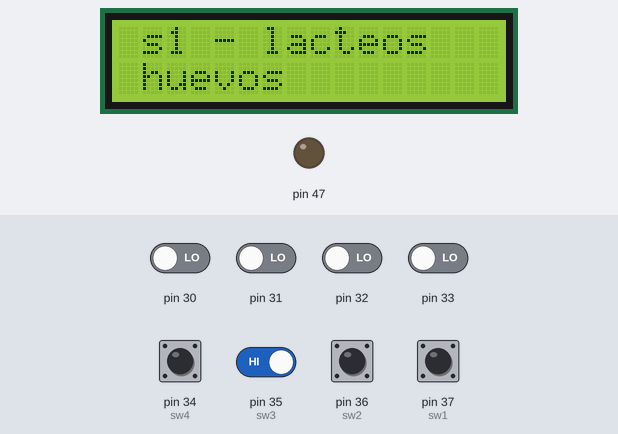
This sketch was run on a simulated Arduino Mega 2560, built with avr-gcc and run on an emulated ATmega2560. Shown: 16×2 character LCD, output pins drawn as LEDs (lit = HIGH). The test bench sets the inputs (shaded band); at power-on: pin 34 (sw4), pin 35 (sw3), pin 36 (sw2), pin 37 (sw1) HIGH, pin 30–33 LOW.

Above: at 4.1 s.
At 21.5 s:
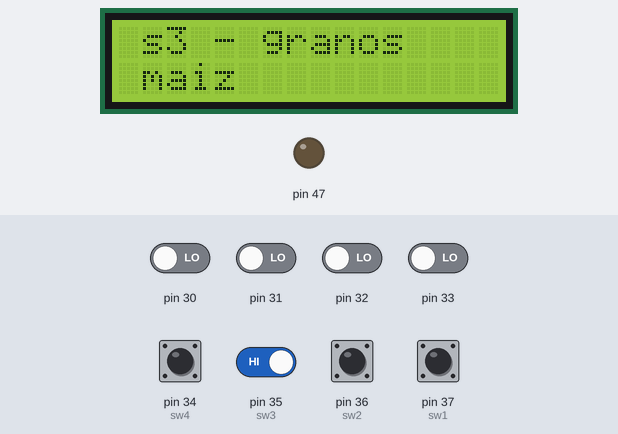
21.6 s: pin 30 driven HIGH and pin 35 (sw3) driven LOW
At 25.4 s:
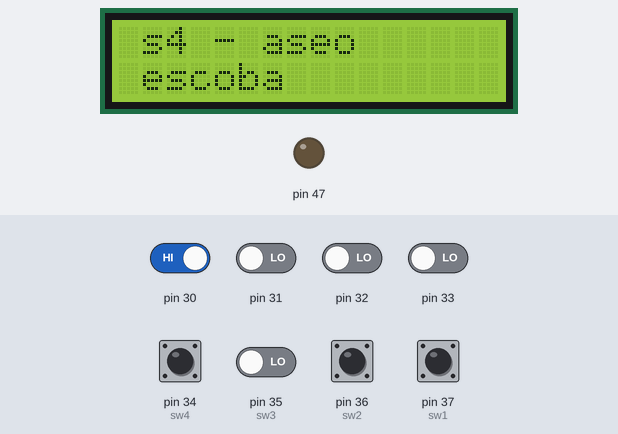
At 41.4 s:
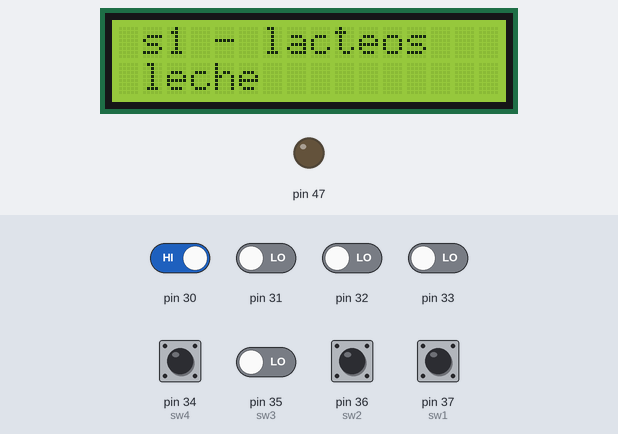
Timing chart, 0 to 42.9 s (numbered marks = the images above; inputs shaded):
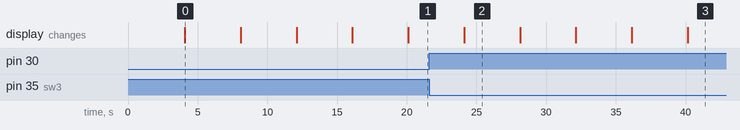

The sketch:

PracticaFinal.ino
```cpp
#include <Keypad.h>
#include <LiquidCrystal.h>               //agrega la libreria del LCD
const byte filas = 4;                    //define las 4 filas del teclado
const byte columnas = 3;                 //define las 3 columnas del teclado
char teclas[filas][columnas] =           //inicializa filas y columnas
{
  {'1','2','3'},
  {'4','5','6'},
  {'7','8','9'},
  {'*','0','#'}
};

#define sw1 PINC, 0
#define sw2 PINC, 1
#define sw3 PINC, 2
#define sw4 PINC, 3


byte pinesfilas[filas] = {21,20,19,18};    //define los pines digitales de las cuatro filas
byte pinescolumnas[columnas] = {17,16,15}; //define los pines digitales de las tres columnas
Keypad teclado = Keypad( makeKeymap(teclas), pinesfilas,  pinescolumnas, filas, columnas ); //lectura del teclado
Keypad teclado2 = Keypad( makeKeymap(teclas), pinesfilas,  pinescolumnas, filas, columnas ); //lectura del teclado


LiquidCrystal lcd(48,49,45,44,43,42);    //inicializa la libreria y define los pines digitales para el LCD

char* almacen[10][3]; //matriz donde se guardan los productos, las secciones y cuantos hay en stock
int cantidad[10]; //arreglo de la cantidad de productos
char* secciones[5]; //arreglo de secciones
char pp;
char cp;

void setup() {
  pinMode(47,OUTPUT);
  digitalWrite(47,0);
  lcd.begin(16,2);
  stock();
}

void loop() {
  if(bitRead(PINC, sw1)==HIGH){
    lcd.setCursor(1,0);
    lcd.print("Bienvenido!!");
  }
  else if (bitRead(PINC, sw2)==LOW && bitRead(PINC, sw3)==LOW && bitRead(PINC, sw4)==LOW){
    lcd.clear();
  }

  if (bitRead(PINC, sw2)==HIGH){
    for(int i = 0; i < 10; i++){
      for(int j = 0; j < 2; j++){ //creo que este no se necesita
        lcd.setCursor(1,0);
        lcd.print(almacen[i][0]);
        lcd.setCursor(1,1);
        lcd.print(almacen[i][1]);
        delay(2000);
      }
    }
  }

  else if (bitRead(PINC, sw1)==LOW && bitRead(PINC, sw3)==LOW && bitRead(PINC, sw4)==LOW){
    lcd.clear();
  }

  if(bitRead(PINC, sw3)==HIGH){
     for(int i = 0; i < 10; i++){
      for(int j = 0; j < 3; j++){ //creo q este no se necesita
        lcd.setCursor(1,0);
        lcd.print(almacen[i][1]);
        lcd.setCursor(1,1);
        lcd.print(cantidad[i]);
        lcd.setCursor(5,1);
        lcd.print(almacen[i][2]);
        delay(2000);
      }
    }
  }
  else if (bitRead(PINC, sw1)==LOW && bitRead(PINC, sw2)==LOW && bitRead(PINC, sw4)==LOW){
    lcd.clear();
  }

  if(bitRead(PINC, sw4)==HIGH){
     lcd.setCursor(1,0);
     lcd.print("COMPRAR?       ");
     lcd.setCursor(1,1);
     lcd.print("SI[]    NO[]");
     while (bitRead(PINC, sw3)==HIGH){
       lcd.clear();
       if (compra()){
          lcd.clear();
          lcd.setCursor(1,0);
          lcd.print("Gracias por su compra");
          delay(1000);
       }
     }
  }
  else if (bitRead(PINC, sw1)==LOW && bitRead(PINC, sw2)==LOW && bitRead(PINC, sw3)==LOW){
    lcd.clear();
  }
}

boolean compra(){
    lcd.clear();
    //delay(1000);
    lcd.setCursor(1,0);
    lcd.print("Digite el producto 0-9");
    pp = teclado.getKey();
    while(pp == '\0') {
      pp = teclado.getKey();
    }
    lcd.setCursor(1,1);
    lcd.print(pp);
    delay(1000);
      lcd.clear();
      delay(1000);
      lcd.setCursor(1,0);
      lcd.print("Digite cantidad");
      cp = teclado2.getKey();
      while(cp == '\0') {
        cp = teclado2.getKey();
      }

      int valor = cp-48;

      cantidad[pp-48] = cantidad[pp-48] - valor;
        return true;
}

void stock() {
  secciones[0] = "s1 - lacteos    ";
  secciones[1] = "s2 - congelados ";
  secciones[2] = "s3 - granos     ";
  secciones[3] = "s4 - aseo       ";
  secciones[4] = "s5 - frutas     ";

  cantidad[0] = 10; //leche
  cantidad[1] = 15; //huevos
  cantidad[2] = 19; //carne
  cantidad[3] = 16; //pollo
  cantidad[4] = 45; //arroz
  cantidad[5] = 34; //maiz
  cantidad[6] = 22; //escoba
  cantidad[7] = 29; //jabon
  cantidad[8] = 12; //papaya
  cantidad[9] = 8;  //sandia

  almacen[0][0] = "s1 - lacteos   ";
  almacen[0][1] = "leche          ";
  almacen[0][2] = "10 unidades    ";
  almacen[1][0] = "s1 - lacteos   ";
  almacen[1][1] = "huevos         ";
  almacen[1][2] = "15 unidades    ";
  almacen[2][0] = "s2 - congelados";
  almacen[2][1] = "carne          ";
  almacen[2][2] = "19 unidades    ";
  almacen[3][0] = "s2 - congelados";
  almacen[3][1] = "pollo          ";
  almacen[3][2] = "16 unidades    ";
  almacen[4][0] = "s3 - granos    ";
  almacen[4][1] = "arroz          ";
  almacen[4][2] = "45 unidades    ";
  almacen[5][0] = "s3 - granos    ";
  almacen[5][1] = "maiz           ";
  almacen[5][2] = "34 unidades    ";
  almacen[6][0] = "s4 - aseo      ";
  almacen[6][1] = "escoba         ";
  almacen[6][2] = "22 unidades    ";
  almacen[7][0] = "s4 - aseo      ";
  almacen[7][1] = "jabon          ";
  almacen[7][2] = "29 unidades    ";
  almacen[8][0] = "s5 - frutas    ";
  almacen[8][1] = "papaya         ";
  almacen[8][2] = "12 unidades    ";
  almacen[9][0] = "s5 - frutas    ";
  almacen[9][1] = "sandia         ";
  almacen[9][2] = "8 unidades     ";
}
```

Measured:
- after the input at 21.6 s, the display: first differs from a run without the input after 18.6 s (image 3 shows a later state)
- what the display in image 0 shows lasts 4.0 s, from 4.1 s to 8.1 s
